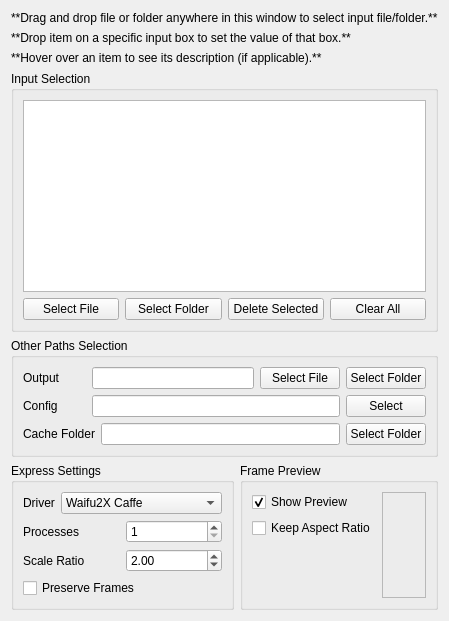
      <widget class="QWidget" name="mainTab">
       <attribute name="title">
        <string>Main</string>
       </attribute>
       <layout class="QVBoxLayout" name="verticalLayout_8">
        <item>
         <widget class="QLabel" name="dragDropLabelTop">
          <property name="maximumSize">
           <size>
            <width>16777215</width>
            <height>15</height>
           </size>
          </property>
          <property name="frameShape">
           <enum>QFrame::NoFrame</enum>
          </property>
          <property name="text">
           <string>**Drag and drop file or folder anywhere in this window to select input file/folder.**</string>
          </property>
          <property name="textFormat">
           <enum>Qt::MarkdownText</enum>
          </property>
          <property name="wordWrap">
           <bool>false</bool>
          </property>
         </widget>
        </item>
        <item>
         <widget class="QLabel" name="dragDropLabelBottom">
          <property name="maximumSize">
           <size>
            <width>16777215</width>
            <height>15</height>
           </size>
          </property>
          <property name="text">
           <string>**Drop item on a specific input box to set the value of that box.**</string>
          </property>
          <property name="textFormat">
           <enum>Qt::MarkdownText</enum>
          </property>
         </widget>
        </item>
        <item>
         <widget class="QLabel" name="hoverTooltipLabel">
          <property name="maximumSize">
           <size>
            <width>16777215</width>
            <height>15</height>
           </size>
          </property>
          <property name="text">
           <string>**Hover over an item to see its description (if applicable).**</string>
          </property>
          <property name="textFormat">
           <enum>Qt::MarkdownText</enum>
          </property>
         </widget>
        </item>
        <item>
         <widget class="QGroupBox" name="inputSelectionGroupBox">
          <property name="title">
           <string>Input Selection</string>
          </property>
          <layout class="QVBoxLayout" name="verticalLayout_5">
           <item>
            <widget class="QTableView" name="inputTableView"/>
           </item>
           <item>
            <layout class="QHBoxLayout" name="inputButtonsHorizontalLayout">
             <item>
              <widget class="QPushButton" name="inputSelectFileButton">
               <property name="enabled">
                <bool>true</bool>
               </property>
               <property name="text">
                <string>Select File</string>
               </property>
              </widget>
             </item>
             <item>
              <widget class="QPushButton" name="inputSelectFolderButton">
               <property name="text">
                <string>Select Folder</string>
               </property>
              </widget>
             </item>
             <item>
              <widget class="QPushButton" name="inputDeleteSelectedButton">
               <property name="text">
                <string>Delete Selected</string>
               </property>
              </widget>
             </item>
             <item>
              <widget class="QPushButton" name="inputClearAllButton">
               <property name="text">
                <string>Clear All</string>
               </property>
              </widget>
             </item>
            </layout>
           </item>
          </layout>
         </widget>
        </item>
        <item>
         <widget class="QGroupBox" name="otherPathsSelectionGroupBox">
          <property name="title">
           <string>Other Paths Selection</string>
          </property>
          <layout class="QVBoxLayout" name="verticalLayout_9">
           <item>
            <layout class="QHBoxLayout" name="outputHorizontalLayout">
             <item>
              <widget class="QLabel" name="outputLabel">
               <property name="sizePolicy">
                <sizepolicy hsizetype="Preferred" vsizetype="Preferred">
                 <horstretch>0</horstretch>
                 <verstretch>0</verstretch>
                </sizepolicy>
               </property>
               <property name="minimumSize">
                <size>
                 <width>63</width>
                 <height>0</height>
                </size>
               </property>
               <property name="text">
                <string>Output</string>
               </property>
              </widget>
             </item>
             <item>
              <widget class="QLineEdit" name="outputLineEdit"/>
             </item>
             <item>
              <widget class="QPushButton" name="outputSelectFileButton">
               <property name="text">
                <string>Select File</string>
               </property>
              </widget>
             </item>
             <item>
              <widget class="QPushButton" name="outputSelectFolderButton">
               <property name="text">
                <string>Select Folder</string>
               </property>
              </widget>
             </item>
            </layout>
           </item>
           <item>
            <layout class="QHBoxLayout" name="configHorizontalLayout">
             <item>
              <widget class="QLabel" name="configLabel">
               <property name="sizePolicy">
                <sizepolicy hsizetype="Preferred" vsizetype="Preferred">
                 <horstretch>0</horstretch>
                 <verstretch>0</verstretch>
                </sizepolicy>
               </property>
               <property name="minimumSize">
                <size>
                 <width>63</width>
                 <height>0</height>
                </size>
               </property>
               <property name="text">
                <string>Config</string>
               </property>
              </widget>
             </item>
             <item>
              <widget class="QLineEdit" name="configLineEdit"/>
             </item>
             <item>
              <widget class="QPushButton" name="configSelectButton">
               <property name="text">
                <string>Select</string>
               </property>
              </widget>
             </item>
            </layout>
           </item>
           <item>
            <layout class="QHBoxLayout" name="cacheHorizontalLayout">
             <item>
              <widget class="QLabel" name="cacheLabel">
               <property name="minimumSize">
                <size>
                 <width>63</width>
                 <height>0</height>
                </size>
               </property>
               <property name="text">
                <string>Cache Folder</string>
               </property>
              </widget>
             </item>
             <item>
              <widget class="QLineEdit" name="cacheLineEdit"/>
             </item>
             <item>
              <widget class="QPushButton" name="cacheSelectFolderButton">
               <property name="text">
                <string>Select Folder</string>
               </property>
              </widget>
             </item>
            </layout>
           </item>
          </layout>
         </widget>
        </item>
        <item>
         <layout class="QHBoxLayout" name="horizontalLayout">
          <item>
           <widget class="QGroupBox" name="expressSettingsGroupBox">
            <property name="title">
             <string>Express Settings</string>
            </property>
            <layout class="QVBoxLayout" name="verticalLayout_4">
             <item>
              <layout class="QHBoxLayout" name="driverHorizontalLayout">
               <item>
                <widget class="QLabel" name="driverLabel">
                 <property name="text">
                  <string>Driver</string>
                 </property>
                </widget>
               </item>
               <item>
                <widget class="QComboBox" name="driverComboBox">
                 <property name="toolTip">
                  <string>&lt;p style=&quot;-qt-block-indent: 0; text-indent: 0px; margin: 0px;&quot;&gt;&lt;span style=&quot;font-size: 8pt;&quot;&gt;Driver to use for
        upscaling. &lt;/span&gt;&lt;/p&gt;
&lt;ul&gt;
    &lt;li style=&quot;-qt-block-indent: 0; text-indent: 0px; margin: 0px;&quot;&gt;&lt;span style=&quot;font-size: 8pt;&quot;&gt;Waifu2X Caffe&lt;/span&gt;
        &lt;ul&gt;
            &lt;li style=&quot;-qt-block-indent: 0; text-indent: 0px; margin: 0px;&quot;&gt;&lt;span
                    style=&quot;font-size: 8pt; font-weight: 600;&quot;&gt;requires Nvidia GPU and CUDA/cuDNN&lt;/span&gt;&lt;/li&gt;
            &lt;li style=&quot;-qt-block-indent: 0; text-indent: 0px; margin: 0px;&quot;&gt;&lt;span style=&quot;font-size: 8pt;&quot;&gt;Caffe
                    implementation of waifu2x which is classic and stable&lt;/span&gt;&lt;/li&gt;
            &lt;li style=&quot;-qt-block-indent: 0; text-indent: 0px; margin: 0px;&quot;&gt;&lt;span style=&quot;font-size: 8pt;&quot;&gt;Lots of models
                    available&lt;/span&gt;&lt;/li&gt;
        &lt;/ul&gt;
    &lt;/li&gt;
    &lt;li style=&quot;-qt-block-indent: 0; text-indent: 0px; margin: 0px;&quot;&gt;&lt;span style=&quot;font-size: 8pt;&quot;&gt;Waifu2X Converter
            CPP&lt;/span&gt;
        &lt;ul&gt;
            &lt;li style=&quot;-qt-block-indent: 0; text-indent: 0px; margin: 0px;&quot;&gt;&lt;span style=&quot;font-size: 8pt;&quot;&gt;CPP
                    implementation of waifu2x&lt;/span&gt;&lt;/li&gt;
            &lt;li style=&quot;-qt-block-indent: 0; text-indent: 0px; margin: 0px;&quot;&gt;&lt;span style=&quot;font-size: 8pt;&quot;&gt;Uses OpenCL
                    and OpenCV for graphical processing&lt;/span&gt;&lt;/li&gt;
        &lt;/ul&gt;
    &lt;/li&gt;
    &lt;li style=&quot;-qt-block-indent: 0; text-indent: 0px; margin: 0px;&quot;&gt;&lt;span style=&quot;font-size: 8pt;&quot;&gt;Waifu2X NCNN
            Vulkan&lt;/span&gt;
        &lt;ul&gt;
            &lt;li style=&quot;-qt-block-indent: 0; text-indent: 0px; margin: 0px;&quot;&gt;&lt;span style=&quot;font-size: 8pt;&quot;&gt;NCNN
                    implementation of waifu2x&lt;/span&gt;&lt;/li&gt;
            &lt;li style=&quot;-qt-block-indent: 0; text-indent: 0px; margin: 0px;&quot;&gt;&lt;span style=&quot;font-size: 8pt;&quot;&gt;Uses Vulkan
                    API for graphical processing&lt;/span&gt;&lt;/li&gt;
        &lt;/ul&gt;
    &lt;/li&gt;
    &lt;li style=&quot;-qt-block-indent: 0; text-indent: 0px; margin: 0px;&quot;&gt;&lt;span style=&quot;font-size: 8pt;&quot;&gt;SRMD NCNN
            Vulkan&lt;/span&gt;
        &lt;ul&gt;
            &lt;li style=&quot;-qt-block-indent: 0; text-indent: 0px; margin: 0px;&quot;&gt;&lt;span style=&quot;font-size: 8pt;&quot;&gt;NCNN
                    implementation of SRMD&lt;/span&gt;&lt;/li&gt;
            &lt;li style=&quot;-qt-block-indent: 0; text-indent: 0px; margin: 0px;&quot;&gt;&lt;span style=&quot;font-size: 8pt;&quot;&gt;Uses Vulkan
                    API for graphical processing&lt;/span&gt;&lt;/li&gt;
        &lt;/ul&gt;
    &lt;/li&gt;
    &lt;li style=&quot;-qt-block-indent: 0; text-indent: 0px; margin: 0px;&quot;&gt;&lt;span style=&quot;font-size: 8pt;&quot;&gt;Anime4KCPP&lt;/span&gt;
        &lt;ul&gt;
            &lt;li style=&quot;-qt-block-indent: 0; text-indent: 0px; margin: 0px;&quot;&gt;&lt;span style=&quot;font-size: 8pt;&quot;&gt;CPP
                    implementation of Anime4K&lt;/span&gt;&lt;/li&gt;
            &lt;li style=&quot;-qt-block-indent: 0; text-indent: 0px; margin: 0px;&quot;&gt;&lt;span style=&quot;font-size: 8pt;&quot;&gt;Very fast but
                    low quality&lt;/span&gt;&lt;/li&gt;
            &lt;li style=&quot;-qt-block-indent: 0; text-indent: 0px; margin: 0px;&quot;&gt;&lt;span style=&quot;font-size: 8pt;&quot;&gt;Multithreading
                    is preferred&lt;/span&gt;&lt;/li&gt;
        &lt;/ul&gt;
    &lt;/li&gt;
&lt;/ul&gt;</string>
                 </property>
                 <item>
                  <property name="text">
                   <string>Waifu2X Caffe</string>
                  </property>
                 </item>
                 <item>
                  <property name="text">
                   <string>Waifu2X Converter CPP</string>
                  </property>
                 </item>
                 <item>
                  <property name="text">
                   <string>Waifu2X NCNN Vulkan</string>
                  </property>
                 </item>
                 <item>
                  <property name="text">
                   <string>SRMD NCNN Vulkan</string>
                  </property>
                 </item>
                 <item>
                  <property name="text">
                   <string>RealSR NCNN Vulkan</string>
                  </property>
                 </item>
                 <item>
                  <property name="text">
                   <string>Anime4KCPP</string>
                  </property>
                 </item>
                </widget>
               </item>
              </layout>
             </item>
             <item>
              <layout class="QHBoxLayout" name="processesHorizontalLayout">
               <item>
                <widget class="QLabel" name="processesLabel">
                 <property name="text">
                  <string>Processes</string>
                 </property>
                </widget>
               </item>
               <item>
                <widget class="QSpinBox" name="processesSpinBox">
                 <property name="toolTip">
                  <string>Number of processes/threads to launch. Going to high for Waifu2X drivers might GPU's VRAM space.</string>
                 </property>
                 <property name="minimum">
                  <number>1</number>
                 </property>
                </widget>
               </item>
              </layout>
             </item>
             <item>
              <layout class="QHBoxLayout" name="scaleRatioHorizontalLayout">
               <item>
                <widget class="QLabel" name="scaleRatioLabel">
                 <property name="text">
                  <string>Scale Ratio</string>
                 </property>
                </widget>
               </item>
               <item>
                <widget class="QDoubleSpinBox" name="scaleRatioDoubleSpinBox">
                 <property name="toolTip">
                  <string>&lt;html&gt;&lt;head/&gt;&lt;body&gt;&lt;p&gt;Number of times to enlarge the video. Larger values will increase the time needed drastically.&lt;/p&gt;&lt;/body&gt;&lt;/html&gt;</string>
                 </property>
                 <property name="minimum">
                  <double>0.000000000000000</double>
                 </property>
                 <property name="maximum">
                  <double>9999.989999999999782</double>
                 </property>
                 <property name="singleStep">
                  <double>0.500000000000000</double>
                 </property>
                 <property name="value">
                  <double>2.000000000000000</double>
                 </property>
                </widget>
               </item>
              </layout>
             </item>
             <item>
              <widget class="QCheckBox" name="preserveFramesCheckBox">
               <property name="toolTip">
                <string>Check this to prevent Video2X from cleaning up its cache folder containing extracted and upscaled frames.</string>
               </property>
               <property name="text">
                <string>Preserve Frames</string>
               </property>
               <property name="tristate">
                <bool>false</bool>
               </property>
              </widget>
             </item>
            </layout>
           </widget>
          </item>
          <item>
           <widget class="QGroupBox" name="framePreviewGroupBox">
            <property name="title">
             <string>Frame Preview</string>
            </property>
            <layout class="QVBoxLayout" name="verticalLayout_14">
             <item>
              <layout class="QHBoxLayout" name="framPreviewHorizontalLayout">
               <item>
                <layout class="QVBoxLayout" name="framePreviewOptionsVerticalLayout">
                 <item>
                  <widget class="QCheckBox" name="framePreviewShowPreviewCheckBox">
                   <property name="text">
                    <string>Show Preview</string>
                   </property>
                   <property name="checked">
                    <bool>true</bool>
                   </property>
                  </widget>
                 </item>
                 <item>
                  <widget class="QCheckBox" name="framePreviewKeepAspectRatioCheckBox">
                   <property name="text">
                    <string>Keep Aspect Ratio</string>
                   </property>
                  </widget>
                 </item>
                 <item>
                  <spacer name="framePreviewOptionsVerticalSpacer">
                   <property name="orientation">
                    <enum>Qt::Vertical</enum>
                   </property>
                   <property name="sizeHint" stdset="0">
                    <size>
                     <width>20</width>
                     <height>40</height>
                    </size>
                   </property>
                  </spacer>
                 </item>
                </layout>
               </item>
               <item>
                <widget class="QLabel" name="framePreviewLabel">
                 <property name="frameShape">
                  <enum>QFrame::StyledPanel</enum>
                 </property>
                 <property name="text">
                  <string/>
                 </property>
                 <property name="scaledContents">
                  <bool>false</bool>
                 </property>
                </widget>
               </item>
              </layout>
             </item>
            </layout>
           </widget>
          </item>
         </layout>
        </item>
       </layout>
      </widget>
